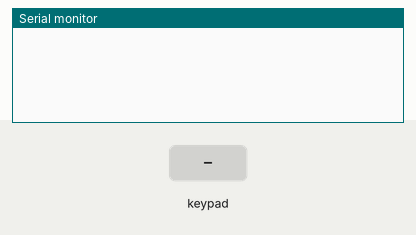
Simulated run of this sketch. Board: Arduino Mega 2560, built with avr-gcc and run on an emulated ATmega2560. Shown: the last lines printed to the serial monitor. The test bench sets the inputs (shaded band).

Above: at 1.2 s.
1.3 s: key '1' pressed
At 2.1 s:
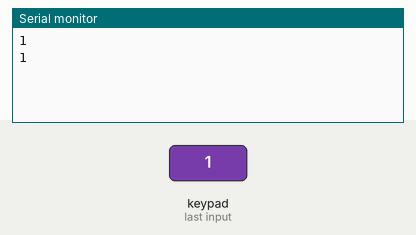
2.8 s: keypad keys 1 2 3 4 # pressed 0.4 s apart
At 5.7 s:
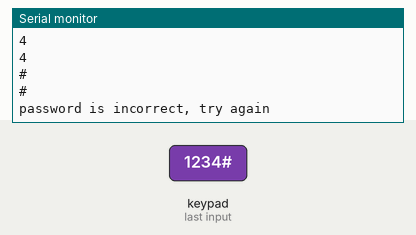
6.3 s: key 'A' pressed
At 6.8 s:
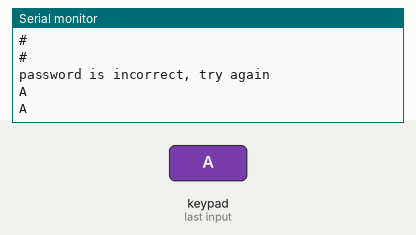
7.8 s: keypad keys 1 2 3 4 * pressed 0.4 s apart
At 10.4 s:
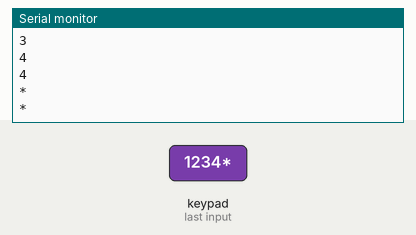
11.3 s: key 'B' pressed
At 11.9 s:
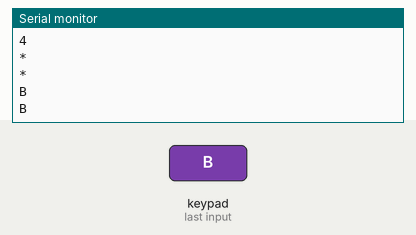
12.8 s: keypad keys 1 2 3 4 D pressed 0.4 s apart
At 15.4 s:
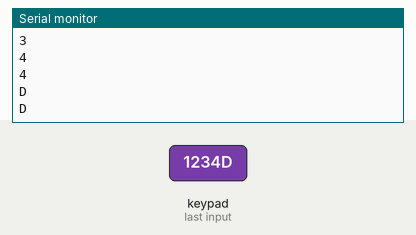
Timing chart, 0 to 16.9 s (numbered marks = the images above; inputs shaded):
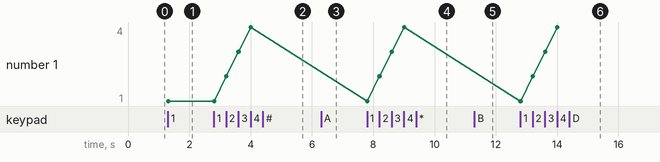

The sketch:

Keypad_Test.ino
```cpp
 /*
 * Author: SMRAZA KEEN
 * Date:2016/9/29
 * IDE V1.6.9
 * Email:TechnicSmraza@outlook.com
 * Function:
 * Tips:Open the serial port
 *      Add Keypad to your libary
 */
#include <Keypad.h>
const byte ROWS = 4; //four rows
const byte COLS = 4; //four columns
//define the cymbols on the buttons of the keypads
char hexaKeys[ROWS][COLS] = {
  {'1','2','3','A'},
  {'4','5','6','B'},
  {'7','8','9','C'},
  {'*','0','#','D'}
};
byte rowPins[ROWS] = {22, 24, 26, 28}; //connect to the row pinouts of the keypad
byte colPins[COLS] = {30, 32, 34, 36}; //connect to the column pinouts of the keypad

//initialize an instance of class NewKeypad
Keypad customKeypad = Keypad( makeKeymap(hexaKeys), rowPins, colPins, ROWS, COLS);

const String password = "1234"; // change your password here
String input_password;

void setup(){
  Serial.begin(9600);
}

void loop(){
  char key = customKeypad.getKey();

  if (key){
    Serial.println(key);

    if (key){
    Serial.println(key);

    if(key == '*') {
      input_password = ""; // clear input password
    } else if(key == '#') {
      if(password == input_password) {
        Serial.println("password is correct");
        // DO YOUR WORK HERE

      } else {
        Serial.println("password is incorrect, try again");
      }

      input_password = ""; // clear input password
    } else {
      input_password += key; // append new character to input password string
    }
  }
}
}
```

Measured:
- after the input at 1.3 s, the serial monitor: prints a new line at once (image 1)
- after the input at 2.8 s, the serial monitor: prints a new line after 0.40 s (image 2)
- after the input at 6.3 s, the serial monitor: prints a new line at once (image 3)
- after the input at 7.8 s, the serial monitor: prints a new line at once (image 4)
- after the input at 11.3 s, the serial monitor: prints a new line at once (image 5)
- after the input at 12.8 s, the serial monitor: prints a new line at once (image 6)
- plotted number 1: 1 → 4 after the input at 2.8 s
